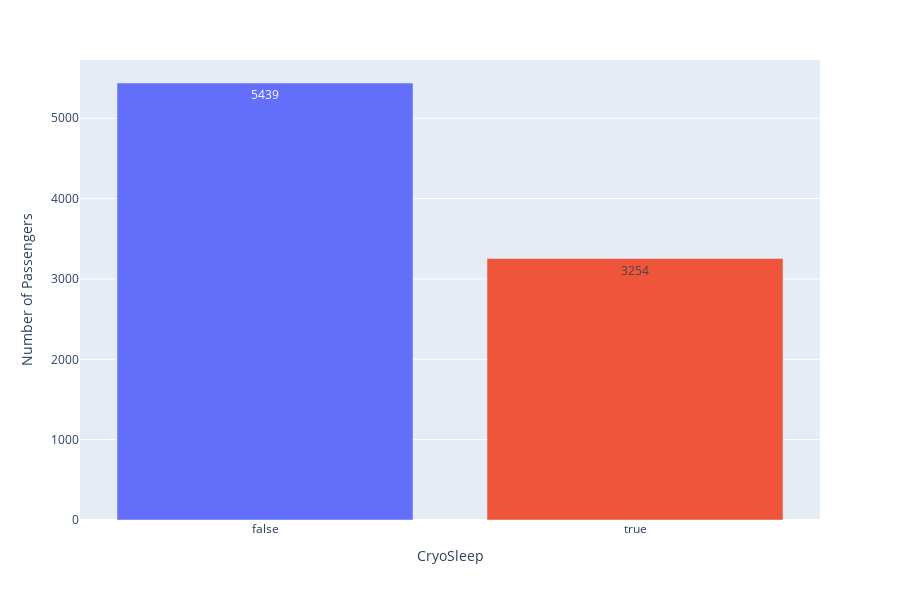

Source (notebook cell):
### Markdown cell above
### CryoSleep

### Code cell
plot_categorical_values(training_data, "CryoSleep")

### Figure 1 — Plotly figure (JSON) as saved in the notebook; plotly's stock layout.template omitted (floating-point values rounded to 4 significant figures)
{"data": [{"alignmentgroup": "True", "hovertemplate": "CryoSleep=%{x}<br>count=%{y}<extra></extra>", "legendgroup": "False", "marker": {"color": "#636efa", "pattern": {"shape": ""}}, "name": "False", "offsetgroup": "False", "orientation": "v", "showlegend": true, "textposition": "auto", "texttemplate": "%{y}", "type": "bar", "x": [false], "xaxis": "x", "y": [5439], "yaxis": "y"}, {"alignmentgroup": "True", "hovertemplate": "CryoSleep=%{x}<br>count=%{y}<extra></extra>", "legendgroup": "True", "marker": {"color": "#EF553B", "pattern": {"shape": ""}}, "name": "True", "offsetgroup": "True", "orientation": "v", "showlegend": true, "textposition": "auto", "texttemplate": "%{y}", "type": "bar", "x": [true], "xaxis": "x", "y": [3254], "yaxis": "y"}], "layout": {"barmode": "relative", "height": 600, "legend": {"title": {"text": "CryoSleep"}, "tracegroupgap": 0}, "margin": {"t": 60}, "showlegend": false, "width": 900, "xaxis": {"anchor": "y", "categoryarray": [false, true], "categoryorder": "array", "domain": [0, 1], "title": {"text": "CryoSleep"}}, "yaxis": {"anchor": "x", "domain": [0, 1], "title": {"text": "Number of Passengers"}}}}
